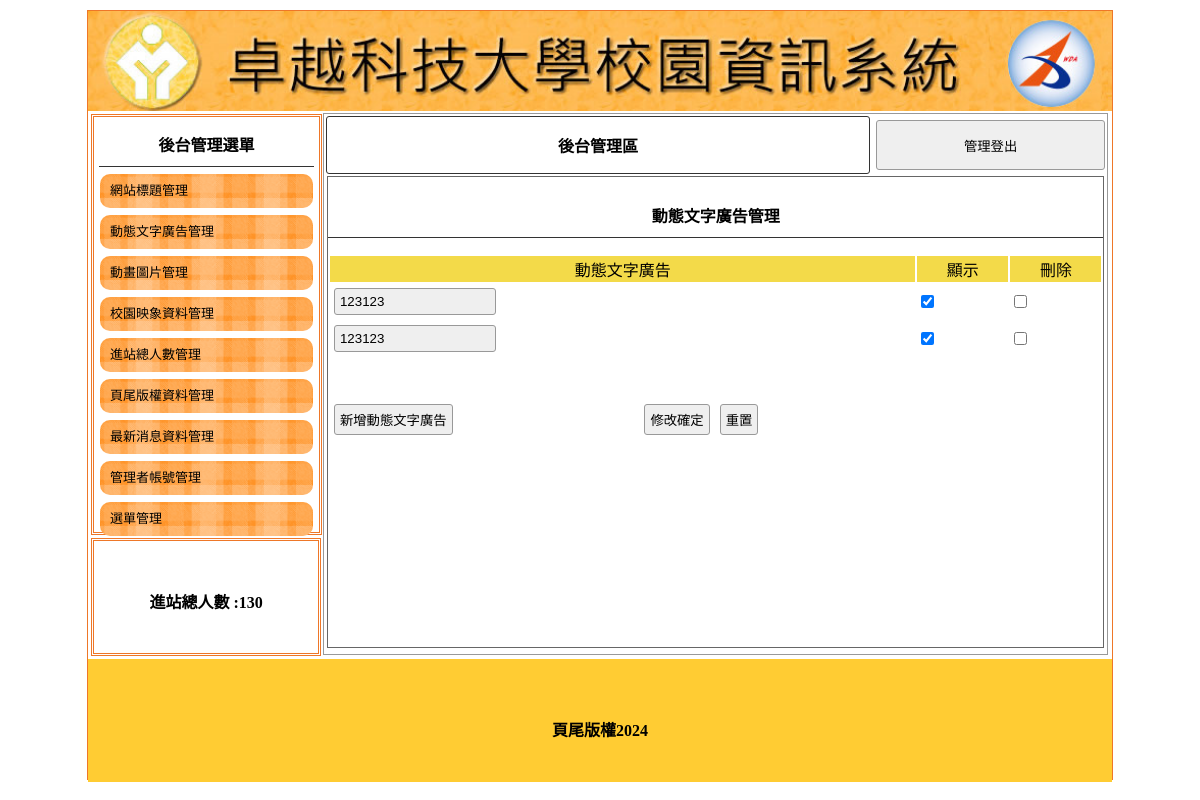
/back.php?do=ad, run on the app's committed database.
### tables this page shows
CREATE TABLE `titles` (
  `id` int(5) UNSIGNED NOT NULL,
  `img` text NOT NULL,
  `text` text NOT NULL,
  `sh` int(1) NOT NULL DEFAULT 0
);

CREATE TABLE `total` (
  `id` int(5) UNSIGNED NOT NULL,
  `total` int(5) NOT NULL
);

CREATE TABLE `ad` (
  `id` int(5) UNSIGNED NOT NULL,
  `text` text NOT NULL,
  `sh` int(1) NOT NULL DEFAULT 1
);

CREATE TABLE `bottom` (
  `id` int(5) UNSIGNED NOT NULL,
  `bottom` text NOT NULL
);

### api/db.php (called while the page is built, shortened)
<?php
class DB
{
    protected $dsn = "mysql:host=localhost;charset=utf8;dbname=c1";
    protected $pdo;
    protected $table;
    public function __construct($table)
    {
        $this->table = $table;
        $this->pdo = new PDO($this->dsn, 'root', '');
    }
    private function a2s($array)
    {
        foreach ($array as $col => $value) {
            $tmp[] = "`$col`='$value'";
        }
        return $tmp;
    }
    function find($id)
    {
        $sql = "select * from `$this->table`";
        if (is_array($id)) {
            $tmp = $this->a2s($id);
            $sql .= " where " . join(" && ", $tmp);
        } else if (is_numeric($id)) {
            $sql .= " where  `id` = '$id'";
        } else {
            echo "錯誤:參數的資料型態必須是數字或陣列";
        }
        $row = $this->pdo->query($sql)->fetch(PDO::FETCH_ASSOC);
        return $row;
    }
    private function sql_all($sql, $array, $other)
    {
        if (isset($this->table) && !empty($this->table)) {
            if (is_array($array)) {
                if (!empty($array)) {
                    $tmp = $this->a2s($array);
                    $sql .= " where " . join(" && ", $tmp);
                }
            } else {
                $sql .= " $array";
            }
            return $sql .= $other;
        } else {
            echo "錯誤:沒有指定的資料表名稱";
        }
    }
    function all($where = '', $other = '')
    {
        $sql = "select * from `$this->table`";
        $sql = $this->sql_all($sql, $where, $other);
        return $this->pdo->query($sql)->fetchAll(PDO::FETCH_ASSOC);
    }
}
$Title = new DB('titles');
$Total = new DB('total');
$Bottom = new DB('bottom');
if (isset($_GET['do'])) {
    if (isset(${ucfirst($_GET['do'])})) {
        $DB = ${ucfirst($_GET['do'])};
    }
} else {
    $DB = $Title;
}

### back.php (the view, shortened to what this page needs)
<?php include_once "./api/db.php"; ?>
<!DOCTYPE html PUBLIC "-//W3C//DTD XHTML 1.0 Transitional//EN" "http://www.w3.org/TR/xhtml1/DTD/xhtml1-transitional.dtd">
<html xmlns="http://www.w3.org/1999/xhtml">
<head>
	<link href="./css/css.css" rel="stylesheet" type="text/css">
</head>
<body>
	<div id="main">
		<?php
		$title=$Title->find(['sh'=>1]);
		?>
		<a title="<?=$title['text'];?>" href="./index.php">
			<div class="ti" style="background:url(&#39;./img/<?=$title['img'];?>&#39;); background-size:cover;"></div>
		</a>
		<div id="ms">
			<div id="lf" style="float:left;">
				<div id="menuput" class="dbor">
					<span class="t botli">後台管理選單</span>
					<a style="color:#000; font-size:13px; text-decoration:none;" href="?do=title">
						<div class="mainmu">網站標題管理 </div>
					</a>
					<a style="color:#000; font-size:13px; text-decoration:none;" href="?do=ad">
						<div class="mainmu">動態文字廣告管理 </div>
					</a>
					<a style="color:#000; font-size:13px; text-decoration:none;" href="?do=mvim">
						<div class="mainmu">動畫圖片管理 </div>
					</a>
					<a style="color:#000; font-size:13px; text-decoration:none;" href="?do=image">
						<div class="mainmu">校園映象資料管理 </div>
					</a>
					<a style="color:#000; font-size:13px; text-decoration:none;" href="?do=total">
						<div class="mainmu">進站總人數管理 </div>
					</a>
					<a style="color:#000; font-size:13px; text-decoration:none;" href="?do=bottom">
						<div class="mainmu">頁尾版權資料管理 </div>
					</a>
					<a style="color:#000; font-size:13px; text-decoration:none;" href="?do=news">
						<div class="mainmu">最新消息資料管理 </div>
					</a>
					<a style="color:#000; font-size:13px; text-decoration:none;" href="?do=admin">
						<div class="mainmu">管理者帳號管理 </div>
					</a>
					<a style="color:#000; font-size:13px; text-decoration:none;" href="?do=menu">
						<div class="mainmu">選單管理 </div>
					</a>
				</div>
				<div class="dbor" style="margin:3px; width:95%; height:20%; line-height:100px;">
					<span class="t">進站總人數 :<?= $Total->find(1)['total']; ?>
					</span>
				</div>
			</div>
			<div class="di" style="height:540px; border:#999 1px solid; width:76.5%; margin:2px 0px 0px 0px; float:left; position:relative; left:20px;">
				<table width="100%">
					<tbody>
						<tr>
							<td style="width:70%;font-weight:800; border:#333 1px solid; border-radius:3px;" class="cent"><a href="?do=admin" style="color:#000; text-decoration:none;">後台管理區</a></td>
							<td><button onclick="location.replace('./api/logout.php')" style=" width:99%; margin-right:2px; height:50px;">管理登出</button></td>
						</tr>
					</tbody>
				</table>
				<?php
				$do = $_GET['do'] ?? 'title';
				$file = "./back/{$do}.php";
				if (file_exists($file)) {
					include "$file";
				} else {
					include "./back/title.php";
				}
				?>
			</div>
		</div>
		<div style="width:1024px; left:0px; position:relative; background:#FC3; margin-top:4px; height:123px; display:block;">
			<span class="t" style="line-height:123px;"><?= $Bottom->find(1)['bottom']; ?></span>
		</div>
	</div>
</body>
</html>

### back/ad.php (shortened to what this page needs)
<div style="width:99%; height:87%; margin:auto; overflow:auto; border:#666 1px solid;">
	<p class="t cent botli">動態文字廣告管理</p>
	<form method="post" action="./api/edit.php">
		<table width="100%">
			<tr class="yel">
				<td width="45%">動態文字廣告</td>
				<td width="7%">顯示</td>
				<td width="7%">刪除</td>
			</tr>
			<?php
			$rows = $DB->all();
			foreach ($rows as $row) {
			?>
				<tr>
					<td width="45%">
						<input type="text" name="text[]" value="<?= $row['text']; ?>">
					</td>
					<td width="7%">
						<input type="checkbox" name="sh[]" value="<?= $row['id']; ?>" <?= ($row['sh'] == 1) ? 'checked' : ''; ?>>
					</td>
					<td width="7%">
						<input type="checkbox" name="del[]" value="<?= $row['id']; ?>">
					</td>
				</tr>
			<?php
			}
			?>
		</table>
		<table style="margin-top:40px; width:70%;">
			<tr>
				<td width="200px">
					<input type="button" onclick="op('#cover','#cvr','./modal/<?= $do; ?>.php?table=<?= $do; ?>')" value="新增動態文字廣告">
				</td>
				<td class="cent">
					<input type="submit" value="修改確定">
					<input type="reset" value="重置">
				</td>
			</tr>
		</table>
	</form>
</div>

### css/css.css (style rules this page uses)
body { padding: 0px; margin: 0px; }
#main { width: 1024px; height: 768px; margin: 10px auto 10px auto; border: #EE7728 1px solid; position: relative; }
.ti { width: 100%; height: 100px; position: relative; background-size: cover; background-repeat: no-repeat; }
.dbor { border: #EE7728 double 3px; margin: 1px; padding: 2px 10px 2px 10px; }
.t { font-weight: 800; display: block; text-align: center; padding: 10px 1px 10px 1px; }
.botli { border-bottom: #333 1px solid; }
.mainmu { position: relative; border-radius: 10px; background: url(../icon/menu.fw.png) center no-repeat; background-size: cover; line-height: 30px; padding: 2px 10px 2px 10px; margin: 7px 1px 7px 1px; height: 30px; }
#lf { height: 540px; width: 21%; display: inline-block; }
#menuput { width: 100%; height: 75%; position: relative; padding: 5px; display: block; margin: 3px; }
.di { display: inline-block; }
.cent { text-align: center; }
input, button { border: #999 1px solid; border-radius: 3px; background: #EFEFEF; padding: 5px; margin: 3px; }
input[type=text], input[type=password] { width: 150px; }
.yel td { background: #F3DA49; text-align: center; }

### data on the page
titles: img (picture)
total: total "130"
ad: text "123123", sh "☑"
ad: text "123123", sh "☑"
bottom: bottom "頁尾版權2024"
